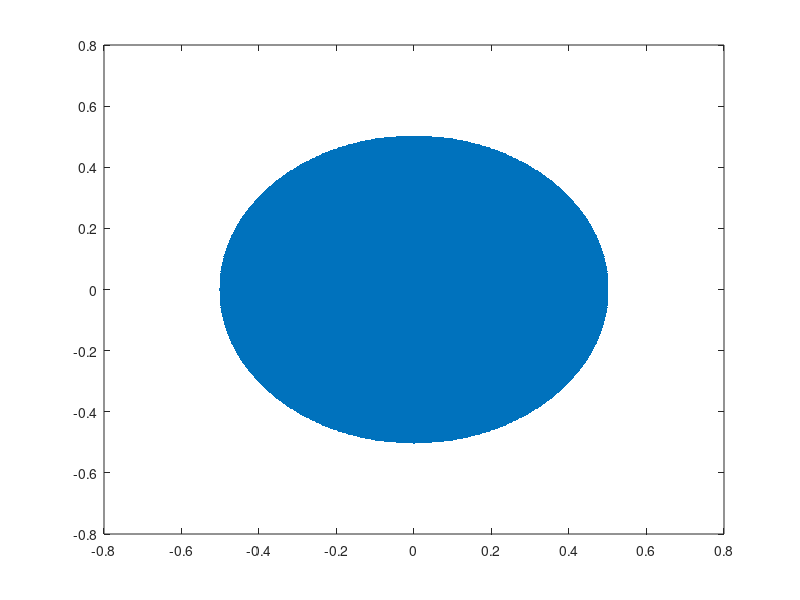

Write MATLAB code to recreate this figure.
%% ---------------------------------------------------------------------
%%
%% Copyright (c) 2016 - 2016 by the IBAMR developers
%% All rights reserved.
%%
%% This file is part of IBAMR.
%%
%% IBAMR is free software and is distributed under the 3-clause BSD
%% license. The full text of the license can be found in the file
%% COPYRIGHT at the top level directory of IBAMR.
%%
%% ---------------------------------------------------------------------

%% Filename : Cylinder2d.m
% Written by : amneet bhalla on taylor@mech.northwestern.edu
clear all;
clc;
%% Mesh parameters.
Lx = 32.0; Ly = 16.0;
Nx = 64*4*4*4*4; Ny = 32*4*4*4*4;
dx = Lx/Nx; dy = Ly/Ny;

%% disk parameters.
X_com = 0.0; Y_com = 0.0;
Radius = 0.5;
num_pts_x = ceil(2*Radius/dx);
num_pts_y = ceil(2*Radius/dy);

%% write out the points.
idx = 0;
for i = 1:num_pts_x
    x = X_com + ( (i-1)*dx - Radius );
    
    for j = 1:num_pts_y
        y = Y_com + ( (j-1)*dy - Radius );
        
        if( ((x- X_com)^2 + (y-Y_com)^2) <= Radius^2 )
            idx = idx+1;
            X_array(idx) = x; Y_array(idx) = y;
        end
    end
end

XCOM = sum(X_array)/length(X_array);
YCOM = sum(Y_array)/length(Y_array);

X_array = X_array - XCOM;
Y_array = Y_array - YCOM;
%% plot the disk
plot(X_array, Y_array, '.');
%axis 'equal'

%% write the coordinates in the file
fid = fopen('./cylinder2d.vertex','wt');
fprintf(fid,'%d\n', length(X_array));

for i = 1:length(X_array)
    
    fprintf(fid,'%f\t%f\n',X_array(i),Y_array(i));
end
